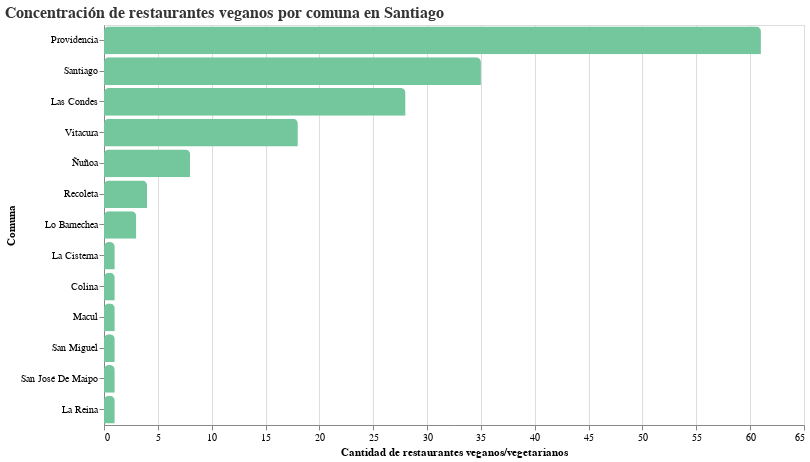

The code cell stored with this chart in its notebook:
### Code cell
grafico = (
    alt.Chart(conteo_comuna)
    .mark_bar(cornerRadiusTopLeft=5, cornerRadiusTopRight=5, color="#74c69d")
    .encode(
        x=alt.X("Cantidad:Q", title="Cantidad de restaurantes veganos/vegetarianos"),
        y=alt.Y("Comuna:N", sort="-x", title="Comuna"),
        tooltip=["Comuna", "Cantidad"]
    )
    .properties(
        title="Concentración de restaurantes veganos por comuna en Santiago",
        width=700,
        height=400
    )
    .configure_title(
        fontSize=16,
        font="Arial",
        anchor="start",
        color="#333"
    )
)

grafico

### Figure 1 — Vega-Lite specification as saved in the notebook (floating-point values rounded to 4 significant figures)
{"config": {"view": {"continuousWidth": 300, "continuousHeight": 300}, "title": {"anchor": "start", "color": "#333", "font": "Arial", "fontSize": 16}}, "data": {"name": "data-d442d9933bede4d2d107b4044c1af987"}, "mark": {"type": "bar", "color": "#74c69d", "cornerRadiusTopLeft": 5, "cornerRadiusTopRight": 5}, "encoding": {"tooltip": [{"field": "Comuna", "type": "nominal"}, {"field": "Cantidad", "type": "quantitative"}], "x": {"field": "Cantidad", "title": "Cantidad de restaurantes veganos/vegetarianos", "type": "quantitative"}, "y": {"field": "Comuna", "sort": "-x", "title": "Comuna", "type": "nominal"}}, "height": 400, "title": "Concentración de restaurantes veganos por comuna en Santiago", "width": 700, "$schema": "https://vega.github.io/schema/vega-lite/v5.20.1.json", "datasets": {"data-d442d9933bede4d2d107b4044c1af987": [{"Comuna": "Providencia", "Cantidad": 61}, {"Comuna": "Santiago", "Cantidad": 35}, {"Comuna": "Las Condes", "Cantidad": 28}, {"Comuna": "Vitacura", "Cantidad": 18}, {"Comuna": "Ñuñoa", "Cantidad": 8}, {"Comuna": "Recoleta", "Cantidad": 4}, {"Comuna": "Lo Barnechea", "Cantidad": 3}, {"Comuna": "La Cisterna", "Cantidad": 1}, {"Comuna": "Colina", "Cantidad": 1}, {"Comuna": "Macul", "Cantidad": 1}, {"Comuna": "San Miguel", "Cantidad": 1}, {"Comuna": "San José De Maipo", "Cantidad": 1}, {"Comuna": "La Reina", "Cantidad": 1}]}}
